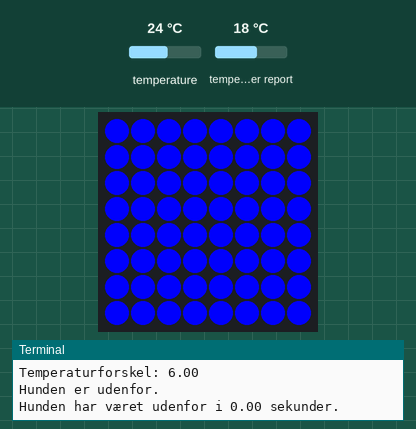
Recording of a program running on a simulated Raspberry Pi (BCM pin numbers) with a Sense HAT. Parts: the Sense HAT's 8×8 RGB LED matrix, the last lines printed to the terminal. The test bench sets the inputs (shaded band); at power-on: temperature 24 °C, temperature in the web weather report 18 °C. The clock reads 2024-03-15 10:24:30 at power-on unless the program sets it; requests to the public web service named in the program get a made-up reply in its usual format after 0.4 s (London, UTC, broken clouds, 64 % humidity, 1013 hPa unless stated); threads take turns every 2 ms.

Above: at 1.2 s.
1.3 s: temperature set to 41 °C
At 7.0 s:
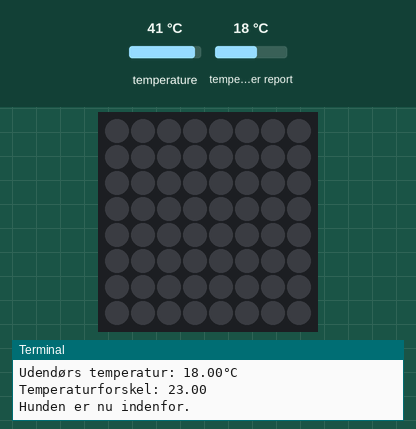
7.3 s: temperature set to 12 °C
At 11.5 s:
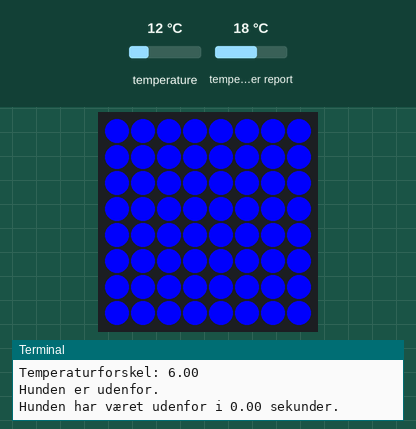
12.7 s: temperature in the web weather report set to -14 °C
At 17.0 s:
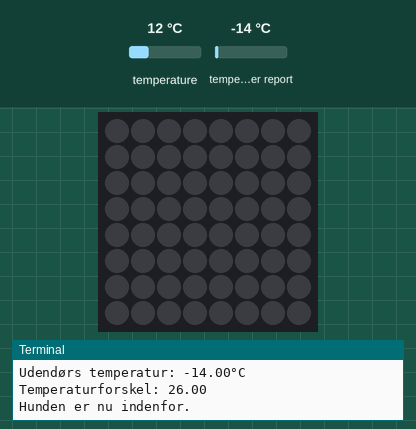
Timing chart, 0 to 18.5 s (numbered marks = the images above; inputs shaded):
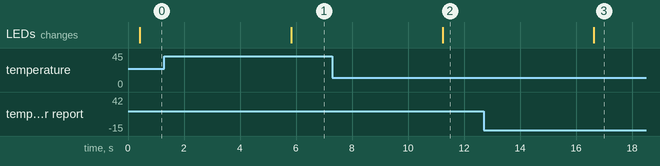

Measured:
- after the input at 1.3 s, the LEDs: change after 4.5 s (image 1)
- after the input at 7.3 s, the LEDs: change after 3.9 s (image 2)
- after the input at 12.7 s, the LEDs: change after 3.9 s (image 3)

The program:

PuppyRaspberryFinal.py
```python
import time
import threading
import requests
import schedule
from datetime import datetime
from sense_hat import SenseHat
import pygame

pygame.init()

# API og SenseHat indstillinger
API_KEY = "6a0ef35108054010834112455242711"  # API-nøgle til WeatherAPI
CITY = "Roskilde"  # Byen der skal hentes vejrdata for
URL = f"http://api.weatherapi.com/v1/current.json?key={API_KEY}&q={CITY}&aqi=no"  # URL til API

# API til Raspberry Puppy
BASE_URL = "https://raspberrypuppy.azurewebsites.net"

# Function to get data from the API
def get_data(endpoint):
    url = f"{BASE_URL}/{endpoint}"
    response = requests.get(url)
    if response.status_code == 200:
        return response.json()
    else:
        response.raise_for_status()

# Function to post data to the API
def post_data(endpoint, data):
    url = f"{BASE_URL}/{endpoint}"
    response = requests.post(url, json=data)
    if response.status_code == 201:
        return response.json()
    else:
        response.raise_for_status()

# Function to update data on the API
def update_data(endpoint, data):
    url = f"{BASE_URL}/{endpoint}"
    response = requests.put(url, json=data)
    if response.status_code == 200:
        return response.json()
    else:
        response.raise_for_status()

# Function to delete data from the API
def delete_data(endpoint):
    url = f"{BASE_URL}/{endpoint}"
    response = requests.delete(url)
    if response.status_code == 204:
        return "Deleted successfully"
    else:
        response.raise_for_status()


sense = SenseHat()
sense.clear()  # Rydder SenseHat LED-skærmen

# Lyde
loud_bark = pygame.mixer.Sound('/Loud.wav')  # Høj gø-lyd
quiet_bark = pygame.mixer.Sound('/Quiet.mp3')  # Stille gø-lyd
silent_bark = pygame.mixer.Sound('/growl.wav')  # Knurren
want_inside_bark = pygame.mixer.Sound('/Inside.mp3')  # Lyd for at komme ind

class Dog:
    class SoundSignal:
        SILENT = silent_bark  # Ingen lyd
        LOUD = loud_bark  # Høj lyd
        QUIET = quiet_bark  # Stille lyd
        WANT_INSIDE = want_inside_bark  # Ønske om at komme ind

    def __init__(self, id, name, race):
        self.id = id  # Hundens ID
        self.name = name  # Hundens navn
        self.race = race  # Hundens race
        self.needs_to_walk = False  # Om hunden skal gå
        self.sound_signal = Dog.SoundSignal.SILENT  # Standard lydsignal
        self.is_outside = False  # Om hunden er udenfor
        self.start_time_outside = None  # Tidspunkt for at gå udenfor

    def send_signal(self):
        """Starter signalet for at indikere, at hunden skal ud."""
        self.needs_to_walk = True  # Markér at hunden skal ud
        self._bark_cycle(Dog.SoundSignal.QUIET, (0, 255, 0), 30)  # Stille gøen med grønt lys
        self._bark_cycle(Dog.SoundSignal.LOUD, (255, 0, 0), 300)  # Høj gøen med rødt lys
        self.stop_signal()  # Stop signalet

    def _bark_cycle(self, sound_signal, color, duration):
        """En enkelt cyklus af gøen med specifik lyd og farve."""
        self.sound_signal = sound_signal  # Sæt lydsignal
        sound_signal.play(loops=-1)  # Afspil lyden i loop
        sense.clear(*color)  # Sæt SenseHat LED til farve
        time.sleep(duration)  # Vent i den angivne varighed
        sound_signal.stop()  # Stop lyden

    def stop_sounds(self):
        """Stopper alle mulige lyde."""
        loud_bark.stop()
        quiet_bark.stop()
        silent_bark.stop()
        want_inside_bark.stop()

    def stop_signal(self):
        """Stopper alle lyde og rydder SenseHat LED."""
        self.stop_sounds()  # Stop alle lyde
        sense.clear()  # Ryd LED-skærmen
        self.needs_to_walk = False  # Nulstil behovet for at gå

    def check_outside_status(self):
        """Kontrollerer status for udendørstid og temperatur."""
        indoor_temp = sense.get_temperature()  # Få temperaturen indendørs
        outdoor_temp = self.get_outdoor_temperature()  # Få temperaturen udendørs
        print(f"Hundens temperatur: {indoor_temp:.2f}°C")
        print(f"Udendørs temperatur: {outdoor_temp:.2f}°C")

        if outdoor_temp is None:  # Hvis temperaturen ikke kunne hentes
            print("Kunne ikke hente udendørstemperatur.")
            return

        temp_diff = abs(indoor_temp - outdoor_temp)  # Beregn temperaturforskel
        print(f"Temperaturforskel: {temp_diff:.2f}")

        if temp_diff < 20:  # Hvis temperaturforskellen er mindre end 20 grader
            self.handle_outside()  # Håndter logik for udenfor
        else:
            self.handle_inside()  # Håndter logik for indenfor

    def handle_outside(self):
        """Håndterer logik, når hunden er udenfor."""
        if not self.is_outside:  # Hvis hunden ikke allerede er udenfor
            self.is_outside = True
            self.start_time_outside = time.time()  # Registrér starttidspunktet
            print("Hunden er udenfor.")
            self.stop_sounds()  # Stop alle lyde
            sense.clear(0, 0, 255)  # Blå lys

        self.elapsed_time_outside = time.time() - self.start_time_outside  # Tid brugt udenfor
        print(f"Hunden har været udenfor i {self.elapsed_time_outside:.2f} sekunder.")  # Udskriv tid udenfor

        if self.elapsed_time_outside > 100:  # Hvis hunden har været ude længe nok
            print("Hunden har været ude længe nok.")
            want_inside_bark.play()  # Spil lyd for at komme ind
            sense.clear(255, 255, 0)  # Gul lys
            final_time_outside = print(f"Hunden har været udenfor i alt {self.elapsed_time_outside:.2f} sekunder.")
            time.sleep(7)  # Vent lidt tid
            self.stop_signal()  # Stop signalet

    def too_fast_inside(self):
        """Håndterer logik, når hunden er kommet ind for hurtigt."""
        if self.is_outside and self.elapsed_time_outside < 100 and not self.needs_to_walk:
            # Hvis hunden har været udenfor i mindre end 100 sekunder og er kommet ind:
            print("Hunden kom hurtigt ind.")
            loud_bark.play()  # Høj gøen lyd
            sense.clear(255, 0, 0)  # Rød lys
            self.stop_signal()  # Stop signalet

    def handle_inside(self):
        """Håndterer logik, når hunden er indenfor."""
        if self.is_outside:  # Hvis hunden er udenfor
            print("Hunden er nu indenfor.")
            self.is_outside = False
            self.start_time_outside = None  # Nulstil starttidspunkt
            self.too_fast_inside()  # Tjek om hunden kom hurtigt ind
            self.stop_signal()  # Stop signalet

    @staticmethod
    def get_outdoor_temperature():
        """Henter udendørstemperaturen fra API."""
        try:
            response = requests.get(URL)  # Send API-forespørgsel
            response.raise_for_status()  # Tjek for fejl
            data = response.json()  # Parse JSON-svar
            # Hent relevante data
            location = data['location']['name']
            country = data['location']['country']
            current_temp = data['current']['temp_c']
            last_updated = data['current']['last_updated']

            # Print de relevante oplysninger
            print(f"Tid: {last_updated}")
            print(f"Lokation: {location}, {country}")
            print(f"Temperatur: {current_temp:.2f}°C")


            return data['current']['temp_c']  # Returnér temperaturen
        except requests.RequestException as e:
            print(f"API-fejl: {e}")  # Log API-fejl
            return None

# Opret en hund
my_dog = Dog(1, "Lilo", "Golden Retriever")  # Hundens ID, navn og race

# Planlæg signaler
schedule.every().day.at("08:00:00").do(my_dog.send_signal)  # Signal kl. 08:00
schedule.every().day.at("16:00:00").do(my_dog.send_signal)  # Signal kl. 16:00
schedule.every().day.at("22:00:00").do(my_dog.send_signal)  # Signal kl. 22:00

# Test tidspunkt
schedule.every().day.at("10:41:00").do(my_dog.send_signal)

# Baggrundstråd for temperaturkontrol
def monitor_temperature():
    while True:
        my_dog.check_outside_status()  # Tjek status for hunden
        time.sleep(5)  # Vent 5 sekunder med at printe ud i terminalen

threading.Thread(target=monitor_temperature, daemon=True).start()  # Start tråd

# Kør planlagt handling
while True:
    schedule.run_pending()  # Udfør planlagte opgaver
    time.sleep(1)  # Vent 1 sekund
```
